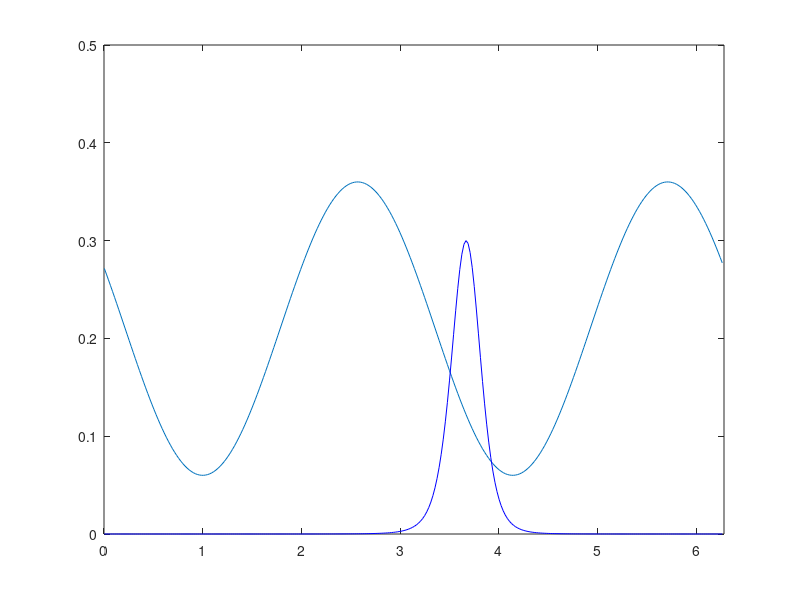

Here is the MATLAB script that generated this plot:
N = 300;
L = 2*pi;

x = 1/N:L/N:L;

y1 = 0.0;
y2 = 0.5;

ffts = @(u) fftshift(fft(u));
iffts = @(u) ifft(ifftshift(u));

u0 = y2*0.6*exp(-4*(x-3).^2);
%u0 = y2*0.6*(abs(sin(x)-0.5)<0.2);

plot(x,u0);
hold all;

c = ffts(u0);

k = -N/2:1:N/2-1;
dt = 0.001;

k2 = k.*k;
nu = 0.06;
% u_t = u_xx
%dcdt = -k2.*c;
% u_t = -u*u_x + nu*u_xx    Burger's equation
%dcdt = @(t, c) -ffts(iffts(c).*iffts(1j*k.*c)) - nu*k2.*c;
% variable coefficient wave eq u_t + F(x)*u_x = 0
velprop = 0.2 + sin(x-1).^2;
dcdt = @(t, c) -ffts(velprop.*iffts(1j*k.*c));

for t = 0:dt:1000*dt
    k1 = dcdt(t,c);
    k2 = dcdt(t+.5*dt, c+.5*k1*dt);
    k3 = dcdt(t+.5*dt, c+.5*k2*dt);
    k4 = dcdt(t+dt, c+k2*dt);
    c = c + dt * (k1 + 2*k2 + 2*k3 + k4) /6;
    
    %c = c + dt * dcdt;
    clf;
    plot(x,velprop*0.3);
    hold on;
    plot(x,real(iffts(c)),'b');
    axis([0 L y1 y2]);
    drawnow();
end
